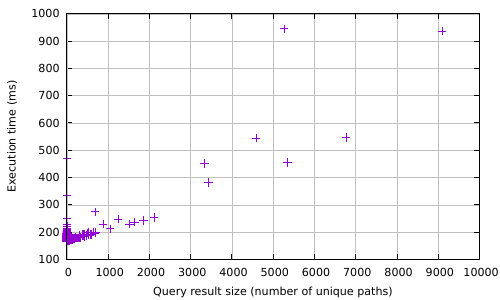

Here is the gnuplot script that generated this plot:
set datafile separator ','

set terminal pdf
set output 'geo_BT_time_per_paths.pdf'

set ylabel 'Execution time (ms)' # label for the Y axis
set xlabel 'Query result size (number of unique paths)' # label for the X axis

unset key

set style line 100 lt 1 lc rgb "grey" lw 0.5 # linestyle for the grid
set grid ls 100 # enable grid with specific linestyle

plot 'geo_BT_time_per_paths.csv'
